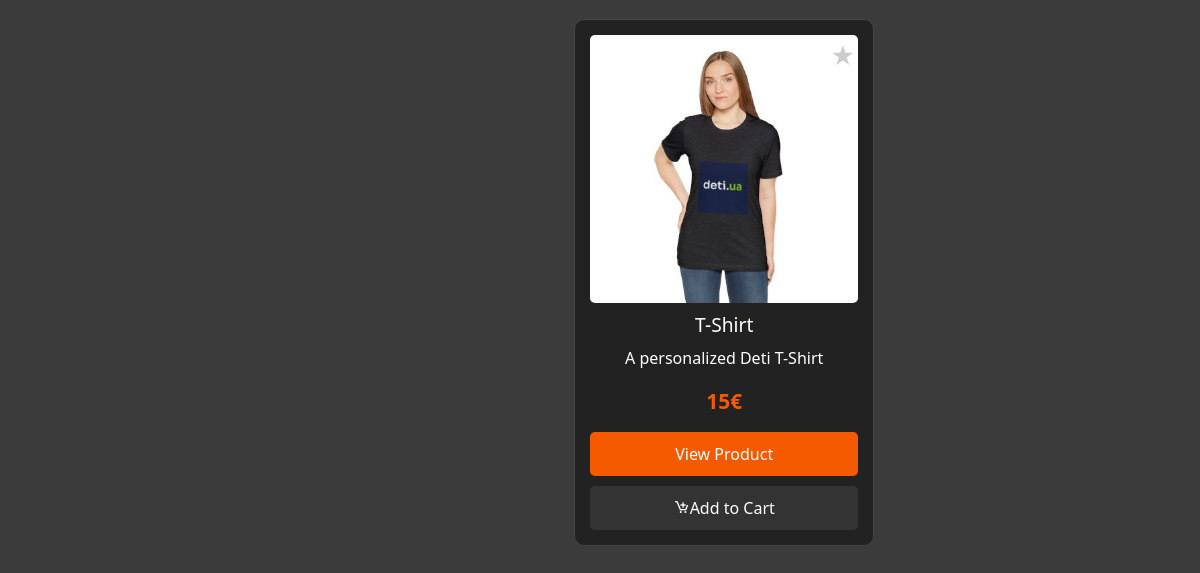
/ (signed in, lower part), run on an earlier commit of the app's database.
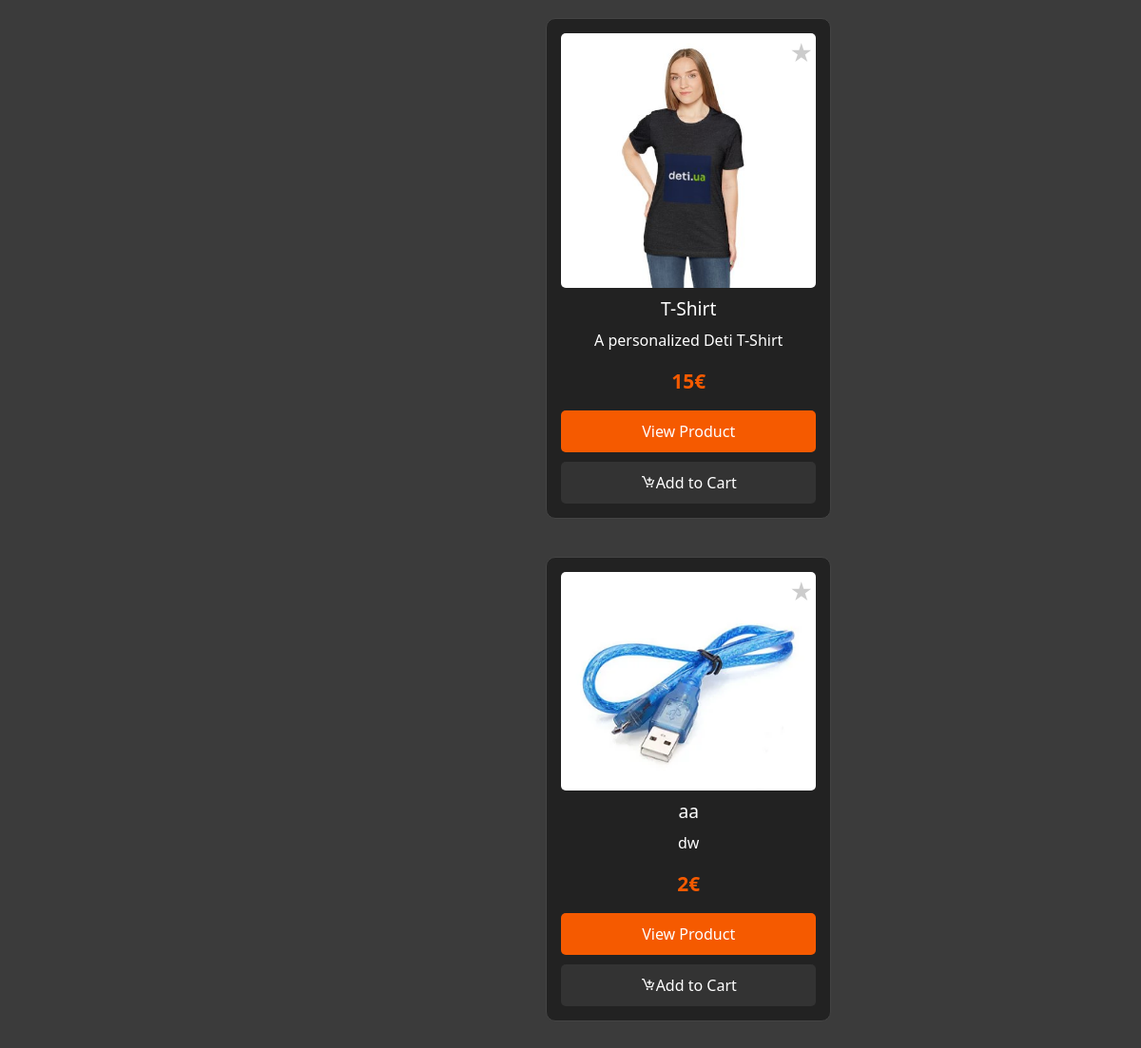
And on a later commit of the database.
### app_org/models.py (models this page shows)
class Product(db.Model):
    id = db.Column(db.Integer, primary_key=True)
    name = db.Column(db.String(100), nullable=False)
    description = db.Column(db.String(1000))
    price = db.Column(db.Float, nullable=False)
    quantity = db.Column(db.Integer, nullable=False, default=0)
    image = db.Column(db.String(100), nullable=False, default='default_image.png')
    category_id = db.Column(db.Integer, db.ForeignKey('category.id'), nullable=False)
    category = db.relationship('Category', backref=db.backref('products', lazy=True))
    course_id = db.Column(db.Integer, db.ForeignKey('course.id'), nullable=True)
    size = db.Column(db.String(10), nullable=True, default='N/A')
    color = db.Column(db.String(20), nullable=True, default='N/A')
    has_size = db.Column(db.Boolean, default=False)
    has_color = db.Column(db.Boolean, default=False)

### app_org/main.py (the view)
@main.route('/', methods=['GET'])
@login_required
def index():
    user = User.query.filter_by(id=current_user.id).first()
    if user.isAdmin:
        return redirect(url_for('main.admin'))
    stock = request.args.get('stock')
    price_min = request.args.get('price_min')
    price_max = request.args.get('price_max')
    categories = request.args.getlist('categories')
    courses = request.args.getlist('courses')
    sizes = request.args.getlist('sizes')
    colors = request.args.getlist('colors')
    query = Product.query
    if stock == 'in':
        query = query.filter(Product.quantity > 0)
    elif stock == 'out':
        query = query.filter(Product.quantity == 0)
    if price_min:
        query = query.filter(Product.price >= float(price_min))
    if price_max:
        query = query.filter(Product.price <= float(price_max))
    if categories:
        query = query.filter(Product.category_id.in_(categories))
    if courses:
        query = query.filter(Product.course_id.in_(courses))
    if sizes:
        query = query.filter(Product.size.in_(sizes))
    if colors:
        query = query.filter(Product.color.in_(colors))
    products = query.all()
    all_categories = Category.query.all()
    all_courses = Course.query.all()
    all_sizes = db.session.query(Product.size).distinct().all()
    all_colors = db.session.query(Product.color).distinct().all()
    return render_template('index.html', user=user, products=products,
                           categories=all_categories, courses=all_courses,
                           sizes=[s[0] for s in all_sizes if s[0]],
                           colors=[c[0] for c in all_colors if c[0]])

### app_org/templates/index.html (shortened to what this page needs)
{% extends 'base.html' %}
{% block styles %}
<link rel="stylesheet" href="{{ url_for('static', filename='css/index.css') }}" />
{% endblock %}
{% block content %}
  {% include 'navbar.html' %}
  <div class="page-container" style="display: flex; justify-content: flex-start; margin-left: 0; padding: 0 20px; width: 100%;">
      {% set filter_action='main.index' %}
    <div class="products-center" style="margin: 0 auto; max-width: 1200px;">
      <div class="row product-container">
        {% for product in products %}
          <div class="product col-md-12">
            <img
              class="card-img-top"
              src="{{ url_for('static', filename='assets/' + product.image) }}"
              alt="{{ product.name }}"
            />
            <h2 class="card-title">{{ product.name }}</h2>
            <p>{{ product.description }}</p>
            <p class="card-price">{{ product.price | int }}€</p>
            <form action="/product/{{ product.id }}" method="GET">
              <button class="view-product">View Product</button>
            </form>
            <form action="/cart/add/{{ product.id }}" method="POST">
              <button class="add-to-cart">
                <i class="bx bx-cart-add"></i>Add to Cart
              </button>
            </form>
            <form action="/favorites/add/{{ product.id }}" method="POST">
              <button class="add-to-favorites">★</button>
            </form>
          </div>
          {% if loop.index % 3 == 0 and not loop.last %}
            </div>
            <div class="row product-container">
          {% endif %}
        {% endfor %}
      </div>
    </div>
  </div>
{% endblock %}

### app_org/templates/base.html (shortened to what this page needs)
<!DOCTYPE html>
<html lang="en">
    <head>
        <link
            href="https://cdn.jsdelivr.net/npm/bootstrap@5.2.3/dist/css/bootstrap.min.css"
            rel="stylesheet"
        />
        <link rel="stylesheet" href="{{ url_for('static', filename='css/style.css') }}">
        {% block styles %} {% endblock %}
    </head>
    <body>
        {% block content %}
        {% endblock %}
    </body>
</html>

### app_org/templates/navbar.html (shortened to what this page needs)
<link href='https://unpkg.com/boxicons@2.1.4/css/boxicons.min.css' rel='stylesheet'>

### app_org/static/css/style.css (style rules this page uses)
body { background-color: #3b3b3b; color: #ffffff; text-align: center; }

### app_org/static/css/index.css (style rules this page uses)
.page-container { display: flex; max-width: 1650px; margin: 0 auto; padding: 0 20px; justify-content: flex-start; }
.product-container { display: flex; justify-content: space-around; flex-wrap: wrap; margin: 20px auto; max-width: 1200px; }
.product { margin: 10px; padding: 15px; border-radius: 10px; width: 300px; border: 1px solid #444; background-color: #222; color: white; transition: transform 0.3s, box-shadow 0.3s; position: relative; }
.product img { max-width: 100%; border-radius: 5px; }
.card-title { color: white; margin: 10px 0; font-size: 1.2rem; }
.card-price { font-weight: bold; color: #f55a00; font-size: 1.3rem; margin: 10px 0; }
.view-product { background-color: #f55a00; color: #ffffff; border: none; padding: 10px 15px; cursor: pointer; transition: background-color 0.3s; border-radius: 5px; width: 100%; margin: 5px 0; }
.add-to-cart { background-color: #333; color: #ffffff; border: none; padding: 10px 15px; cursor: pointer; transition: background-color 0.3s; margin-top: 5px; border-radius: 5px; width: 100%; }
.add-to-favorites { background-color: transparent; color: #ccc; border: none; border-radius: 50%; padding: 8px; cursor: pointer; font-size: 1.5rem; transition: color 0.3s; position: absolute; top: 10px; right: 10px; }

What changed in the data, as far as the page shows it:
added Product: image (picture), name "aa", description "dw", price "2"
